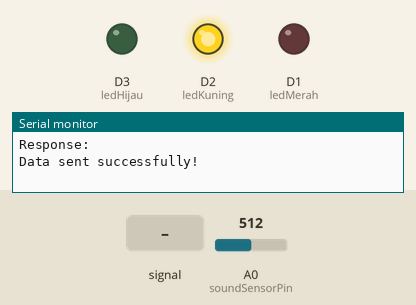
This sketch was run on a simulated ESP8266 (NodeMCU). On the bench: output pins drawn as LEDs (lit = HIGH), the last lines printed to the serial monitor. The test bench sets the inputs (shaded band); at power-on: A0 (soundSensorPin) = 512. WiFi joins after 1.5 s; servers stay silent unless stated; uploads are accepted with an empty reply.

Above: at 2.7 s.
2.8 s: A0 (soundSensorPin) fed a 2 Hz sine of ±306 counts around its level
At 4.5 s:
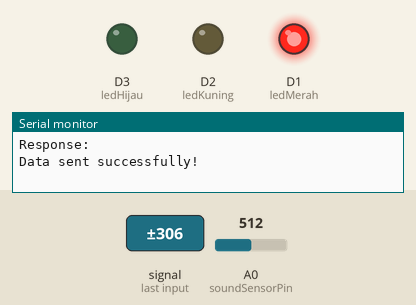
9.1 s: A0 (soundSensorPin) set to 610
At 9.8 s:
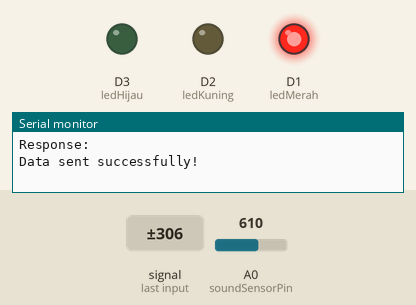
12.0 s: A0 (soundSensorPin) set to 584
At 13.4 s:
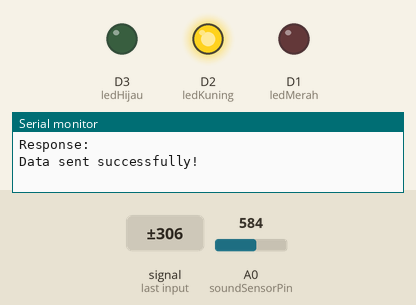
14.9 s: A0 (soundSensorPin) set to 716
At 18.4 s:
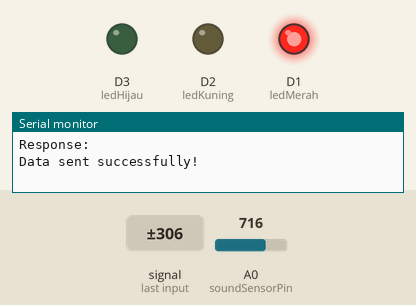
Timing chart, 0 to 19.4 s (numbered marks = the images above; inputs shaded):
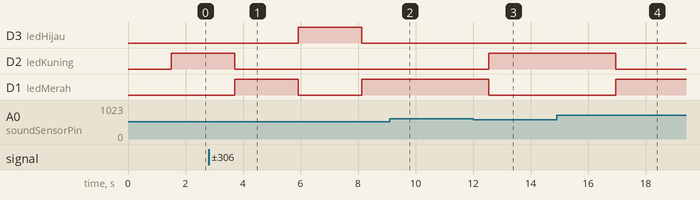

Measured:
- the behaviour switches between 600 and 599 on A0 (soundSensorPin) (found by bisection; images 2 and 3)
- after the input at 2.8 s, D3 (ledHijau): LOW → HIGH after 3.1 s, → LOW 2.2 s later; D2 (ledKuning): HIGH → LOW after 0.91 s; D1 (ledMerah): LOW → HIGH after 0.91 s, → LOW 2.2 s later, → HIGH 2.2 s later
- after the input at 9.1 s, D3 (ledHijau): stays LOW (without the input it goes to HIGH after 1.2 s); D1 (ledMerah): stays HIGH (without the input it goes to LOW after 1.2 s)
- after the input at 12.0 s, D2 (ledKuning): LOW → HIGH after 0.54 s; D1 (ledMerah): HIGH → LOW after 0.54 s
- after the input at 14.9 s, D2 (ledKuning): HIGH → LOW after 2.1 s; D1 (ledMerah): LOW → HIGH after 2.1 s

The sketch:

kebisingan_iot.ino
```cpp
#include <ESP8266WiFi.h>
#include <ESP8266HTTPClient.h>

// konek ke wifi
const char* ssid = "Kost_Kusuma-4G";
const char* password = "kusuma13";

// Konfigurasi Server
const char* serverName = "http://192.168.1.100/monitoring/insert.php";

// konfigurasi semua pin
const int soundSensorPin = A0;
const int ledMerah = D1;
const int ledKuning = D2;
const int ledHijau = D3;


const int thresholdRendah = 300;  // < 300 level suara rendah
const int thresholdSedang = 600;  // > 300 sedang, > 600 tinggi

void setup() {
  Serial.begin(115200);

  // led output
  pinMode(ledMerah, OUTPUT);
  pinMode(ledKuning, OUTPUT);
  pinMode(ledHijau, OUTPUT);

  // matikan led di awal
  digitalWrite(ledMerah, LOW);
  digitalWrite(ledKuning, LOW);
  digitalWrite(ledHijau, LOW);

  // konek ke wifi
  WiFi.begin(ssid, password);
  Serial.print("Connecting to WiFi");

  while (WiFi.status() != WL_CONNECTED) {
    delay(500);
    Serial.print(".");
  }

  Serial.println();
  Serial.println("WiFi connected!");
  Serial.print("IP Address: ");
  Serial.println(WiFi.localIP());
}

void loop() {
  // baca nilai sensor
  int soundLevel = analogRead(soundSensorPin);

  String soundStatus;
  int lampId;

  // menentukan status level suara
  if (soundLevel < thresholdRendah) {
    // Level RENDAH - Hijau
    soundStatus = "RENDAH";
    lampId = 3;
    digitalWrite(ledMerah, LOW);
    digitalWrite(ledKuning, LOW);
    digitalWrite(ledHijau, HIGH);
  }
  else if (soundLevel >= thresholdRendah && soundLevel < thresholdSedang) {
    // Level SEDANG - Kuning
    soundStatus = "SEDANG";
    lampId = 2;
    digitalWrite(ledMerah, LOW);
    digitalWrite(ledKuning, HIGH);
    digitalWrite(ledHijau, LOW);
  }
  else {
    // Level TINGGI - Merah
    soundStatus = "TINGGI";
    lampId = 1;
    digitalWrite(ledMerah, HIGH);
    digitalWrite(ledKuning, LOW);
    digitalWrite(ledHijau, LOW);
  }

  // tampilan output di serial monitor
  Serial.print("Sound Level: ");
  Serial.print(soundLevel);
  Serial.print(" | Status: ");
  Serial.print(soundStatus);
  Serial.print(" | Lamp ID: ");
  Serial.println(lampId);

  // kirim data
  if (WiFi.status() == WL_CONNECTED) {
    WiFiClient client;
    HTTPClient http;

    // url dengan parameter
    String url = String(serverName) + "?level=" + String(soundLevel) +
                 "&status=" + soundStatus + "&lamp=" + String(lampId);

    Serial.print("Sending to: ");
    Serial.println(url);

    http.begin(client, url);
    http.setTimeout(5000);
    int httpResponseCode = http.GET();

    if (httpResponseCode > 0) {
      String response = http.getString();
      Serial.print("Response: ");
      Serial.println(response);
      Serial.println("Data sent successfully!");
    } else {
      Serial.print("Error code: ");
      Serial.println(httpResponseCode);
      Serial.println("Cek: 1) XAMPP nyala? 2) IP address bener? 3) Firewall?");
    }

    http.end();
  } else {
    Serial.println("WiFi Disconnected!");
  }

  delay(2000);  // delay per 2 detik
}
```
